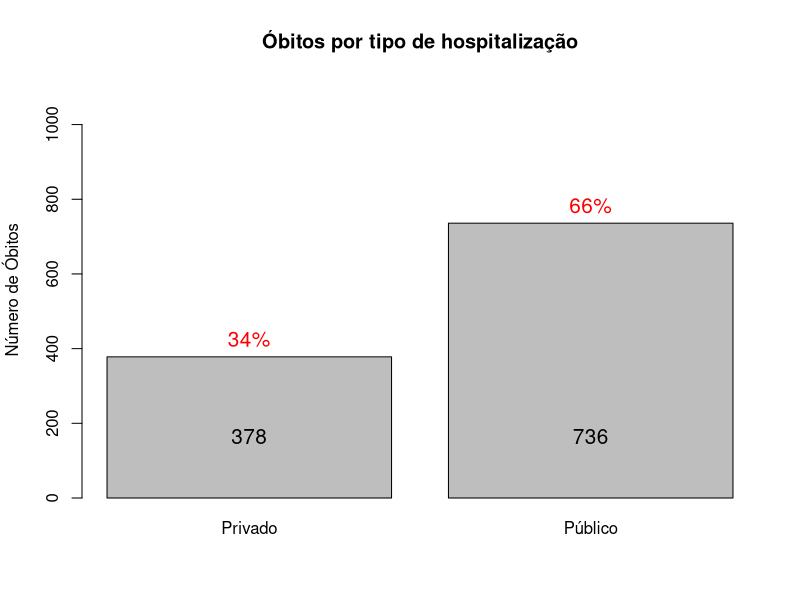

Generate this figure with R: (Note: this script raises an error after producing the figure.)
library(readxl)
df.mortes <- read_excel("./dados/covid_19_bauru_mortes.xlsx", 
                        col_types = c("date", "text", "numeric", "date","text","text", "date", "numeric"))

png(filename = "./graficos/obitos_tipo_hospitalizacao.png", width = 800, height = 600)
temp.hosp <- df.mortes$tipo_hosp[!is.na(df.mortes$tipo_hosp)]
pct.hosp = round(unname(table(temp.hosp)) / sum(unname(table(temp.hosp)))*100,0)
pct.hosp = paste0(pct.hosp, "%")
graph.hosp <- barplot(table(temp.hosp), main = "Óbitos por tipo de hospitalização", ylab = "Número de Óbitos", ylim = c(0,sum(unname(table(temp.hosp)))), names.arg = c("Privado", "Público")) 
text(x = graph.hosp, y = table(temp.hosp), label = pct.hosp, pos = 3, cex = 1.25, col = "red")
axis(1, at=graph.hosp, labels=table(temp.hosp), tick=F, las=1, line=-4.5, cex.axis=1.25)
dev.off()

dados <- df.mortes
tempo <- difftime(as.Date(dados$'data_obito'), as.Date(dados$'inicio_sintoma'), units = "days")

ggplot(as.data.frame(table(tempo)), aes(x = tempo, y = Freq),) + scale_x_discrete(guide = guide_axis(check.overlap = TRUE)) + labs(x = "Dias de internação", y = "Óbitos", fill = "Dias") + ggtitle("Tempo de permanência hospitalar") + theme(legend.position = "none") + geom_bar(stat="identity", position="stack") + geom_col(width=0.8)
